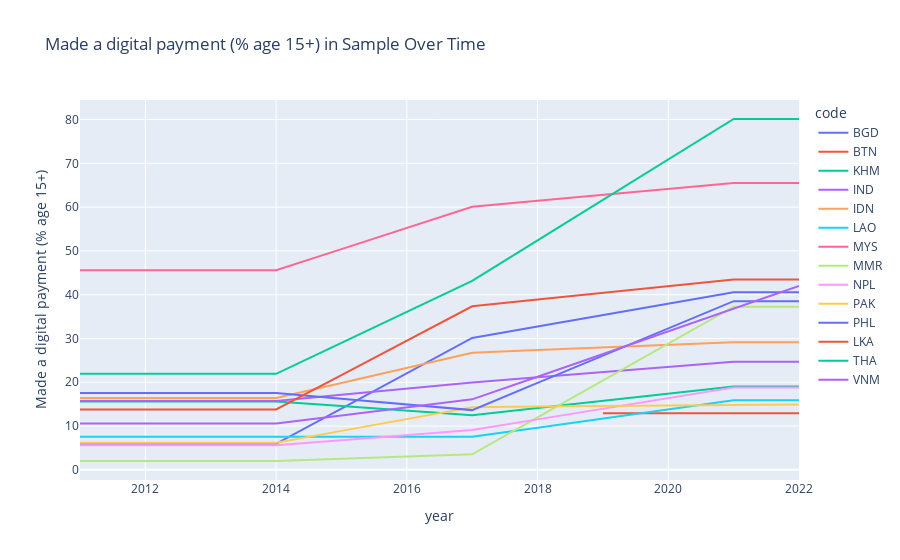

Source (notebook cell):
### Code cell
px.line(
    df_for_interactive,
    x = 'year',
    y = 'Made a digital payment (% age 15+)',
    color = 'code',
    title='Made a digital payment (% age 15+) in Sample Over Time'
)

### Figure 1 — Plotly figure (JSON) as saved in the notebook; plotly's stock layout.template omitted (floating-point values rounded to 4 significant figures)
{"data": [{"hovertemplate": "code=BGD<br>year=%{x}<br>Made a digital payment (% age 15+)=%{y}<extra></extra>", "legendgroup": "BGD", "line": {"color": "#636efa", "dash": "solid"}, "marker": {"symbol": "circle"}, "mode": "lines", "name": "BGD", "orientation": "v", "showlegend": true, "type": "scatter", "x": [2011, 2012, 2013, 2014, 2015, 2016, 2016, 2017, 2017, 2018, 2018, 2019, 2019, 2020, 2020, 2021, 2021, 2022, 2022], "xaxis": "x", "y": [5.94, 5.94, 5.94, 5.94, 14.0, 22.07, 22.07, 30.13, 30.13, 32.74, 32.74, 35.35, 35.35, 37.97, 37.97, 40.58, 40.58, 40.58, 40.58], "yaxis": "y"}, {"hovertemplate": "code=BTN<br>year=%{x}<br>Made a digital payment (% age 15+)=%{y}<extra></extra>", "legendgroup": "BTN", "line": {"color": "#EF553B", "dash": "solid"}, "marker": {"symbol": "circle"}, "mode": "lines", "name": "BTN", "orientation": "v", "showlegend": true, "type": "scatter", "x": [2019, 2019, 2020, 2020, 2021, 2021, 2022, 2022], "xaxis": "x", "y": [12.91, 12.91, 12.91, 12.91, 12.91, 12.91, 12.91, 12.91], "yaxis": "y"}, {"hovertemplate": "code=KHM<br>year=%{x}<br>Made a digital payment (% age 15+)=%{y}<extra></extra>", "legendgroup": "KHM", "line": {"color": "#00cc96", "dash": "solid"}, "marker": {"symbol": "circle"}, "mode": "lines", "name": "KHM", "orientation": "v", "showlegend": true, "type": "scatter", "x": [2011, 2012, 2013, 2014, 2015, 2016, 2016, 2017, 2017, 2018, 2018, 2019, 2019, 2020, 2020, 2021, 2021, 2022, 2022], "xaxis": "x", "y": [15.61, 15.61, 15.61, 15.61, 14.56, 13.52, 13.52, 12.47, 12.47, 14.12, 14.12, 15.77, 15.77, 17.41, 17.41, 19.06, 19.06, 19.06, 19.06], "yaxis": "y"}, {"hovertemplate": "code=IND<br>year=%{x}<br>Made a digital payment (% age 15+)=%{y}<extra></extra>", "legendgroup": "IND", "line": {"color": "#ab63fa", "dash": "solid"}, "marker": {"symbol": "circle"}, "mode": "lines", "name": "IND", "orientation": "v", "showlegend": true, "type": "scatter", "x": [2011, 2012, 2013, 2014, 2015, 2016, 2016, 2017, 2017, 2018, 2018, 2019, 2019, 2020, 2020, 2021, 2021, 2022, 2022], "xaxis": "x", "y": [15.72, 15.72, 15.72, 15.72, 17.14, 18.55, 18.55, 19.97, 19.97, 21.15, 21.15, 22.33, 22.33, 23.51, 23.51, 24.69, 24.69, 24.69, 24.69], "yaxis": "y"}, {"hovertemplate": "code=IDN<br>year=%{x}<br>Made a digital payment (% age 15+)=%{y}<extra></extra>", "legendgroup": "IDN", "line": {"color": "#FFA15A", "dash": "solid"}, "marker": {"symbol": "circle"}, "mode": "lines", "name": "IDN", "orientation": "v", "showlegend": true, "type": "scatter", "x": [2011, 2012, 2013, 2014, 2015, 2016, 2016, 2017, 2017, 2018, 2018, 2019, 2019, 2020, 2020, 2021, 2021, 2022, 2022], "xaxis": "x", "y": [16.39, 16.39, 16.39, 16.39, 19.85, 23.3, 23.3, 26.76, 26.76, 27.35, 27.35, 27.95, 27.95, 28.54, 28.54, 29.13, 29.13, 29.13, 29.13], "yaxis": "y"}, {"hovertemplate": "code=LAO<br>year=%{x}<br>Made a digital payment (% age 15+)=%{y}<extra></extra>", "legendgroup": "LAO", "line": {"color": "#19d3f3", "dash": "solid"}, "marker": {"symbol": "circle"}, "mode": "lines", "name": "LAO", "orientation": "v", "showlegend": true, "type": "scatter", "x": [2011, 2012, 2013, 2014, 2015, 2016, 2016, 2017, 2017, 2018, 2018, 2019, 2019, 2020, 2020, 2021, 2021, 2022, 2022], "xaxis": "x", "y": [7.55, 7.55, 7.55, 7.55, 7.55, 7.55, 7.55, 7.55, 7.55, 9.637, 9.637, 11.72, 11.72, 13.81, 13.81, 15.9, 15.9, 15.9, 15.9], "yaxis": "y"}, {"hovertemplate": "code=MYS<br>year=%{x}<br>Made a digital payment (% age 15+)=%{y}<extra></extra>", "legendgroup": "MYS", "line": {"color": "#FF6692", "dash": "solid"}, "marker": {"symbol": "circle"}, "mode": "lines", "name": "MYS", "orientation": "v", "showlegend": true, "type": "scatter", "x": [2011, 2012, 2013, 2014, 2015, 2016, 2017, 2018, 2019, 2020, 2021, 2022], "xaxis": "x", "y": [45.57, 45.57, 45.57, 45.57, 50.41, 55.26, 60.1, 61.45, 62.81, 64.16, 65.51, 65.51], "yaxis": "y"}, {"hovertemplate": "code=MMR<br>year=%{x}<br>Made a digital payment (% age 15+)=%{y}<extra></extra>", "legendgroup": "MMR", "line": {"color": "#B6E880", "dash": "solid"}, "marker": {"symbol": "circle"}, "mode": "lines", "name": "MMR", "orientation": "v", "showlegend": true, "type": "scatter", "x": [2011, 2012, 2013, 2014, 2015, 2016, 2016, 2017, 2017, 2018, 2018, 2019, 2019, 2020, 2020, 2021, 2021, 2022, 2022], "xaxis": "x", "y": [2.02, 2.02, 2.02, 2.02, 2.533, 3.047, 3.047, 3.56, 3.56, 11.98, 11.98, 20.41, 20.41, 28.83, 28.83, 37.25, 37.25, 37.25, 37.25], "yaxis": "y"}, {"hovertemplate": "code=NPL<br>year=%{x}<br>Made a digital payment (% age 15+)=%{y}<extra></extra>", "legendgroup": "NPL", "line": {"color": "#FF97FF", "dash": "solid"}, "marker": {"symbol": "circle"}, "mode": "lines", "name": "NPL", "orientation": "v", "showlegend": true, "type": "scatter", "x": [2011, 2012, 2013, 2014, 2015, 2016, 2016, 2017, 2017, 2018, 2018, 2019, 2019, 2020, 2020, 2021, 2021, 2022, 2022], "xaxis": "x", "y": [5.62, 5.62, 5.62, 5.62, 6.783, 7.947, 7.947, 9.11, 9.11, 11.53, 11.53, 13.95, 13.95, 16.36, 16.36, 18.78, 18.78, 18.78, 18.78], "yaxis": "y"}, {"hovertemplate": "code=PAK<br>year=%{x}<br>Made a digital payment (% age 15+)=%{y}<extra></extra>", "legendgroup": "PAK", "line": {"color": "#FECB52", "dash": "solid"}, "marker": {"symbol": "circle"}, "mode": "lines", "name": "PAK", "orientation": "v", "showlegend": true, "type": "scatter", "x": [2011, 2012, 2013, 2014, 2015, 2016, 2016, 2017, 2017, 2018, 2018, 2019, 2019, 2020, 2020, 2021, 2021, 2022, 2022], "xaxis": "x", "y": [6.19, 6.19, 6.19, 6.19, 8.9, 11.61, 11.61, 14.32, 14.32, 14.46, 14.46, 14.61, 14.61, 14.76, 14.76, 14.9, 14.9, 14.9, 14.9], "yaxis": "y"}, {"hovertemplate": "code=PHL<br>year=%{x}<br>Made a digital payment (% age 15+)=%{y}<extra></extra>", "legendgroup": "PHL", "line": {"color": "#636efa", "dash": "solid"}, "marker": {"symbol": "circle"}, "mode": "lines", "name": "PHL", "orientation": "v", "showlegend": true, "type": "scatter", "x": [2011, 2012, 2013, 2014, 2015, 2016, 2016, 2017, 2017, 2018, 2018, 2019, 2019, 2020, 2020, 2021, 2021, 2022, 2022], "xaxis": "x", "y": [17.55, 17.55, 17.55, 17.55, 16.25, 14.94, 14.94, 13.64, 13.64, 19.86, 19.86, 26.09, 26.09, 32.31, 32.31, 38.53, 38.53, 38.53, 38.53], "yaxis": "y"}, {"hovertemplate": "code=LKA<br>year=%{x}<br>Made a digital payment (% age 15+)=%{y}<extra></extra>", "legendgroup": "LKA", "line": {"color": "#EF553B", "dash": "solid"}, "marker": {"symbol": "circle"}, "mode": "lines", "name": "LKA", "orientation": "v", "showlegend": true, "type": "scatter", "x": [2011, 2012, 2013, 2014, 2015, 2016, 2017, 2018, 2019, 2020, 2021, 2022], "xaxis": "x", "y": [13.79, 13.79, 13.79, 13.79, 21.64, 29.5, 37.35, 38.89, 40.42, 41.95, 43.49, 43.49], "yaxis": "y"}, {"hovertemplate": "code=THA<br>year=%{x}<br>Made a digital payment (% age 15+)=%{y}<extra></extra>", "legendgroup": "THA", "line": {"color": "#00cc96", "dash": "solid"}, "marker": {"symbol": "circle"}, "mode": "lines", "name": "THA", "orientation": "v", "showlegend": true, "type": "scatter", "x": [2011, 2012, 2013, 2014, 2015, 2016, 2016, 2017, 2017, 2018, 2018, 2019, 2019, 2020, 2020, 2021, 2021, 2022, 2022], "xaxis": "x", "y": [21.94, 21.94, 21.94, 21.94, 29.01, 36.08, 36.08, 43.15, 43.15, 52.4, 52.4, 61.64, 61.64, 70.88, 70.88, 80.13, 80.13, 80.13, 80.13], "yaxis": "y"}, {"hovertemplate": "code=VNM<br>year=%{x}<br>Made a digital payment (% age 15+)=%{y}<extra></extra>", "legendgroup": "VNM", "line": {"color": "#ab63fa", "dash": "solid"}, "marker": {"symbol": "circle"}, "mode": "lines", "name": "VNM", "orientation": "v", "showlegend": true, "type": "scatter", "x": [2011, 2012, 2013, 2014, 2015, 2016, 2016, 2017, 2017, 2018, 2018, 2019, 2019, 2020, 2020, 2021, 2021, 2022, 2022], "xaxis": "x", "y": [10.59, 10.59, 10.59, 10.59, 12.43, 14.26, 14.26, 16.1, 16.1, 21.28, 21.28, 26.45, 26.45, 31.63, 31.63, 36.8, 36.8, 41.98, 41.98], "yaxis": "y"}], "layout": {"legend": {"title": {"text": "code"}, "tracegroupgap": 0}, "title": {"text": "Made a digital payment (% age 15+) in Sample Over Time"}, "xaxis": {"anchor": "y", "domain": [0, 1], "title": {"text": "year"}}, "yaxis": {"anchor": "x", "domain": [0, 1], "title": {"text": "Made a digital payment (% age 15+)"}}}}
